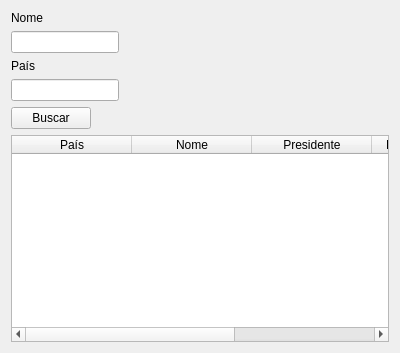
<?xml version="1.0" encoding="UTF-8"?>
<ui version="4.0">
 <class>Form</class>
 <widget class="QWidget" name="Form">
  <property name="geometry">
   <rect>
    <x>0</x>
    <y>0</y>
    <width>400</width>
    <height>353</height>
   </rect>
  </property>
  <property name="windowTitle">
   <string>Busca Comitê</string>
  </property>
  <layout class="QFormLayout" name="formLayout">
   <item row="0" column="0">
    <widget class="QLabel" name="label">
     <property name="text">
      <string>Nome</string>
     </property>
    </widget>
   </item>
   <item row="1" column="0">
    <widget class="QLineEdit" name="qlinenome">
     <property name="maxLength">
      <number>50</number>
     </property>
    </widget>
   </item>
   <item row="2" column="0">
    <widget class="QLabel" name="label_2">
     <property name="text">
      <string>País</string>
     </property>
    </widget>
   </item>
   <item row="3" column="0">
    <widget class="QLineEdit" name="qlinepais">
     <property name="maxLength">
      <number>30</number>
     </property>
    </widget>
   </item>
   <item row="4" column="0">
    <widget class="QPushButton" name="qsbutton">
     <property name="text">
      <string>Buscar</string>
     </property>
    </widget>
   </item>
   <item row="5" column="0" colspan="2">
    <widget class="QTableWidget" name="qtable">
     <attribute name="horizontalHeaderDefaultSectionSize">
      <number>120</number>
     </attribute>
     <column>
      <property name="text">
       <string>País</string>
      </property>
     </column>
     <column>
      <property name="text">
       <string>Nome</string>
      </property>
     </column>
     <column>
      <property name="text">
       <string>Presidente</string>
      </property>
     </column>
     <column>
      <property name="text">
       <string>Email de Contato</string>
      </property>
     </column>
     <column>
      <property name="text">
       <string>Endereço</string>
      </property>
     </column>
    </widget>
   </item>
  </layout>
 </widget>
 <resources/>
 <connections/>
</ui>
